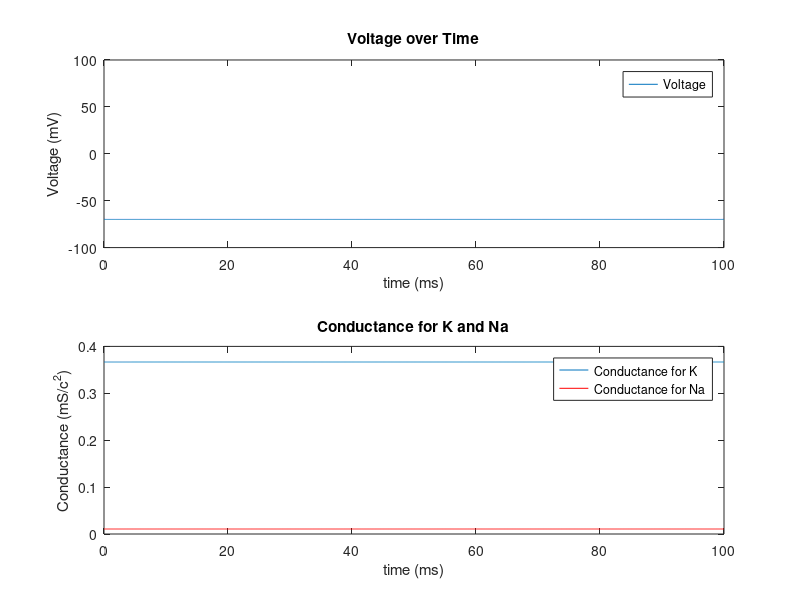

Reproduce this figure in MATLAB.
%ECE 4784
%Changdae Lee
%Project 
%9/29

clear;
clc;


Tmax = 100; % in ms
dt= 0.01; % Step size
t = 0:dt:Tmax; % Time vector

% current
I(1:numel(t)) = 0; %Input current= 0 

% Constants
gk = 36; % mS/c^2 maximum value of conductance of K
gna = 120; % mS/c^2 maximum value of conductance of NA
gl = 0.3; % mS/c^2 maximum value of conductacne of leakeage
ek = -12; % mV Voltage for K
ena = 115; % mV Voltage for Na
el = 10.6; % mV Voltage for leakage
c = 1.0; % uF/c^2 Membrane capacitance
V = 0; % V Initial Voltage setted
%Initial variabless
%alpha= prob of gate close, beta= prob of gate open.
alpha_n = 0.01*((10-V)/(exp((10-V)/10)-1)); %prob of gate close for k
beta_n = 0.125*exp(-V/80);%prob of gate open for k
alpha_m = 0.1*((25-V)/(exp((25-V)/10)-1));%prob of gate close fo Na
beta_m = 4*exp(-V/18);%prob of gate open for Na
alpha_h = 0.07*exp(-V/20);%prob of gate close for l
beta_h = 1/(exp((30-V)/10)+1);%prob of gate open for l

%Initial Condition
n(1) = alpha_n/(alpha_n + beta_n);%no
m(1) = alpha_m/(alpha_m + beta_m);%mo
h(1) = alpha_h/(alpha_h + beta_h);%ho
for i = 1:numel(t)-1 %Iterate through the number of elements in time vector
% Variables with loop
alpha_m = 0.1*((25-V(i))/(exp((25-V(i))/10)-1));
beta_m = 4*exp(-V(i)/18);
alpha_n = 0.01*((10-V(i))/(exp((10-V(i))/10)-1));
beta_n = 0.125*exp(-V(i)/80);
alpha_h = 0.07*exp(-V(i)/20);
beta_h = 1/(exp((30-V(i))/10)+1);

%Currents with loop
Ina = (m(i)^3)*gna*h(i)*(V(i) - ena); %current for Na
Ik = (n(i)^4)*gk*(V(i)-ek); % Current for K
Il = gl*(V(i)-el); %Current for leakage
Iion = I(i) - Ik - Ina - Il; % Total ion current

%How the variable change with time
dv = Iion/c; %How voltage change with time
dm = alpha_m*(1-m(i)) - beta_m*m(i); % How Na change with time
dn = alpha_n*(1-n(i)) - beta_n*n(i); % How K change with time
dh = alpha_h*(1-h(i)) - beta_h*h(i); % How leakage change with time
% Euler's Method
V(i+1) = V(i) + dt*dv; %Euler's for Voltage
m(i+1) = m(i) + dt*dm; %Euler's for Na
n(i+1) = n(i) + dt*dn; %Euler's for K
h(i+1) = h(i) + dt*dh; %Euler's for I
end
V = V-70; % Because the Vrest is -70mV use that to shift down

subplot(2,1,1); %Use the subplot to give two graph in one window
plot(t,V) %Plot the voltage graph
hold on
legend({'Voltage'}) %naming
ylabel('Voltage (mV)') %label Y axis
xlabel('time (ms)') %label X axis  
axis([0, 100, -100, 100]) %Limit the axis
title('Voltage over Time') %Title

subplot(2,1,2);%Use the subplot to give two graph in one window
p1 = plot(t,gk*n.^4);%Plot the conductance for K graph
hold on
p2 = plot(t,gna*(m.^3).*h,'r');%Plot the conductance for Na graph
legend([p1, p2], 'Conductance for K', 'Conductance for Na')
ylabel('Conductance (mS/c^2)') %label Y axis
xlabel('time (ms)') %label X axis
title('Conductance for K and Na') %Title
